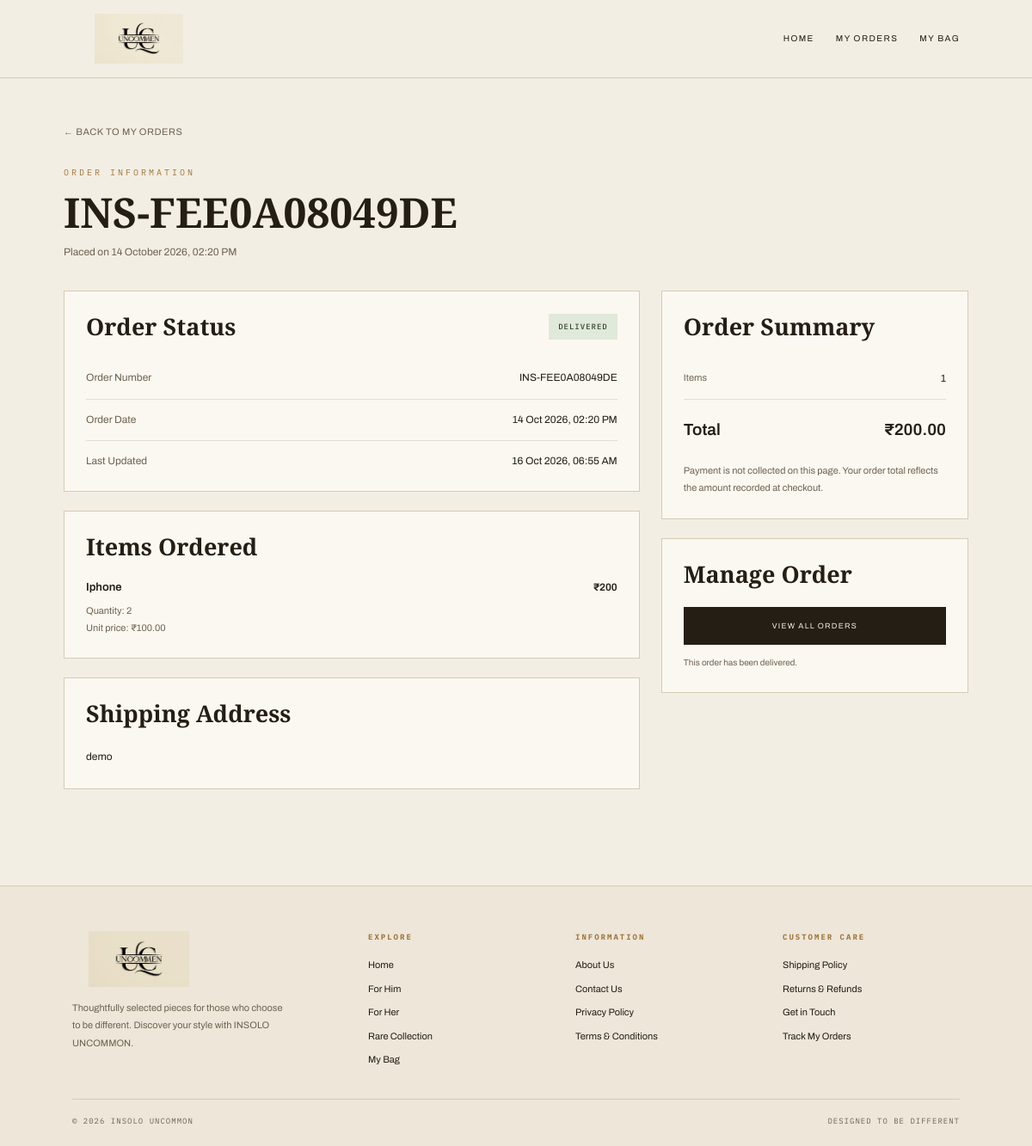
Page /my-orders/INS-FEE0A08049DE/ (signed in) on the committed database.
### customer/models.py (models this page shows, shortened)
class Order(models.Model):
    STATUS_CHOICES = [
        ("PENDING", "Pending"),
        ("CONFIRMED", "Confirmed"),
        ("SHIPPED", "Shipped"),
        ("DELIVERED", "Delivered"),
        ("CANCELLED", "Cancelled"),
    ]
    customer = models.ForeignKey(
        Customer,
        on_delete=models.CASCADE,
        related_name="orders",
    )
    order_number = models.CharField(max_length=30, unique=True)
    total_amount = models.DecimalField(max_digits=10, decimal_places=2)
    status = models.CharField(
        max_length=20,
        choices=STATUS_CHOICES,
        default="PENDING",
    )
    shipping_address = models.TextField()
    created_at = models.DateTimeField(auto_now_add=True)
    updated_at = models.DateTimeField(auto_now=True)

class OrderItem(models.Model):
    order = models.ForeignKey(
        Order,
        on_delete=models.CASCADE,
        related_name="items",
    )
    product = models.ForeignKey(
        'admin_panel.Product',
        on_delete=models.PROTECT,
    )
    quantity = models.PositiveIntegerField()
    price = models.DecimalField(max_digits=10, decimal_places=2)

### admin_panel/models.py (models this page shows, shortened)
class Product(models.Model):
    category = models.ForeignKey(
        Category,
        on_delete=models.PROTECT,
        related_name='products'
    )
    product_name = models.CharField(max_length=150)
    description = models.TextField(blank=True)
    price = models.DecimalField(
        max_digits=10,
        decimal_places=2
    )
    stock = models.PositiveIntegerField(default=0)
    image = models.ImageField(
        upload_to='products/',
        blank=True,
        null=True
    )
    is_rare = models.BooleanField(default=False)
    is_limited = models.BooleanField(default=False)
    created_at = models.DateTimeField(auto_now_add=True)

### customer/views.py (the view)
def order_detail(request, order_number):
    customer = get_logged_in_customer(request)
    if not customer:
        return redirect("login")
    order = get_object_or_404(
        Order.objects.prefetch_related("items__product"),
        order_number=order_number,
        customer=customer,
    )
    return render(request, "customer/order_detail.html", {
        "customer": customer,
        "order": order,
    })

### customer/views.py (called while the page is built)
def get_logged_in_customer(request):
    customer_id = request.session.get("customer_id")
    if not customer_id:
        return None
    return Customer.objects.filter(id=customer_id).first()

### templates/customer/order_detail.html (shortened to what this page needs)
{% load static %}
<!DOCTYPE html>
<html lang="en">
<head>
</head>
<body>
<header class="site-header">
    <a href="{% url 'customer_home' %}" class="brand" aria-label="INSOLO UNCOMMON home">
        <img
            src="{% static 'customer/images/uncommon-logo.jpeg' %}"
            alt="INSOLO UNCOMMON"
        >
    </a>
    <nav class="site-nav" aria-label="Main navigation">
        <a href="{% url 'customer_home' %}">HOME</a>
        <a href="{% url 'my_orders' %}">MY ORDERS</a>
        <a href="{% url 'bag_view' %}">MY BAG</a>
    </nav>
</header>
<main class="container">
    <a href="{% url 'my_orders' %}" class="back-link">
        &larr; BACK TO MY ORDERS
    </a>
    <p class="eyebrow">ORDER INFORMATION</p>
    <h1>{{ order.order_number }}</h1>
    <p class="subtitle">
        Placed on {{ order.created_at|date:"d F Y, h:i A" }}
    </p>
    <div class="layout">
        <section>
            <div class="panel">
                <div class="status-row">
                    <h2 class="panel-title" style="margin-bottom: 0;">
                        Order Status
                    </h2>
                    <span class="status
                        {% if order.status == 'PENDING' %}status-pending
                        {% elif order.status == 'CONFIRMED' %}status-confirmed
                        {% elif order.status == 'SHIPPED' %}status-shipped
                        {% elif order.status == 'DELIVERED' %}status-delivered
                        {% elif order.status == 'CANCELLED' %}status-cancelled
                        {% endif %}">
                        {{ order.get_status_display|upper }}
                    </span>
                </div>
                <div class="info-row">
                    <span class="info-label">Order Number</span>
                    <span class="info-value">{{ order.order_number }}</span>
                </div>
                <div class="info-row">
                    <span class="info-label">Order Date</span>
                    <span class="info-value">
                        {{ order.created_at|date:"d M Y, h:i A" }}
                    </span>
                </div>
                <div class="info-row">
                    <span class="info-label">Last Updated</span>
                    <span class="info-value">
                        {{ order.updated_at|date:"d M Y, h:i A" }}
                    </span>
                </div>
            </div>
            <div class="panel">
                <h2 class="panel-title">Items Ordered</h2>
                {% for item in order.items.all %}
                    <div class="product">
                        <div>
                            <div class="product-name">
                                {{ item.product.product_name }}
                            </div>
                            <div class="product-meta">
                                Quantity: {{ item.quantity }}<br>
                                Unit price: ₹{{ item.price|floatformat:2 }}
                            </div>
                        </div>
                        <div class="product-price">
                            ₹{% widthratio item.price 1 item.quantity %}
                        </div>
                    </div>
                {% empty %}
                    <p class="muted">No items were found for this order.</p>
                {% endfor %}
            </div>
            <div class="panel">
                <h2 class="panel-title">Shipping Address</h2>
                <p class="address">
                    {{ order.shipping_address|linebreaksbr }}
                </p>
            </div>
        </section>
        <aside>
            <div class="panel">
                <h2 class="panel-title">Order Summary</h2>
                <div class="summary-row">
                    <span class="muted">Items</span>
                    <span>{{ order.items.count }}</span>
                </div>
                <div class="summary-row total-row">
                    <span>Total</span>
                    <span>₹{{ order.total_amount|floatformat:2 }}</span>
                </div>
                <p class="muted" style="line-height: 1.8; margin-top: 10px;">
                    Payment is not collected on this page. Your order total
                    reflects the amount recorded at checkout.
                </p>
            </div>
            <div class="panel">
                <h2 class="panel-title">Manage Order</h2>
                <a href="{% url 'my_orders' %}" class="primary-button">
                    VIEW ALL ORDERS
                </a>
                {% if order.status == 'PENDING' %}
                    <form
                        method="POST"
                        action="{% url 'cancel_order' order.order_number %}"
                        class="cancel-form"
                    >
                        {% csrf_token %}
                        <button type="submit" class="cancel-button">
                            CANCEL ORDER
                        </button>
                    </form>
                    <p class="cancel-note">
                        You can cancel this order while its status is Pending.
                        Once it is confirmed or processed, cancellation will
                        no longer be available.
                    </p>
                {% else %}
                    <p class="cancel-note">
                        {% if order.status == 'CANCELLED' %}
                            This order has been cancelled.
                        {% elif order.status == 'CONFIRMED' %}
                            This order is confirmed and can no longer be
                            cancelled through this page.
                        {% elif order.status == 'SHIPPED' %}
                            This order has shipped and can no longer be
                            cancelled through this page.
                        {% elif order.status == 'DELIVERED' %}
                            This order has been delivered.
                        {% endif %}
                    </p>
                {% endif %}
            </div>
        </aside>
    </div>
</main>
<footer class="site-footer">
    <div class="footer-main">
        <div class="footer-brand">
            <a href="{% url 'customer_home' %}" aria-label="INSOLO UNCOMMON home">
                <img
                    src="{% static 'customer/images/uncommon-logo.jpeg' %}"
                    alt="INSOLO UNCOMMON"
                    loading="lazy"
                >
            </a>
            <p>
                Thoughtfully selected pieces for those who choose to be different.
                Discover your style with INSOLO UNCOMMON.
            </p>
        </div>
        <div>
            <h3 class="footer-heading">EXPLORE</h3>
            <div class="footer-links">
                <a href="{% url 'customer_home' %}">Home</a>
                <a href="{% url 'section_products' 'HIM' %}">For Him</a>
                <a href="{% url 'section_products' 'HER' %}">For Her</a>
                <a href="{% url 'section_products' 'RARE' %}">Rare Collection</a>
                <a href="{% url 'bag_view' %}">My Bag</a>
            </div>
        </div>
        <div>
            <h3 class="footer-heading">INFORMATION</h3>
            <div class="footer-links">
                <button type="button" data-open-legal="about-modal">About Us</button>
                <button type="button" data-open-legal="contact-modal">Contact Us</button>
                <button type="button" data-open-legal="privacy-modal">Privacy Policy</button>
                <button type="button" data-open-legal="terms-modal">Terms &amp; Conditions</button>
            </div>
        </div>
        <div>
            <h3 class="footer-heading">CUSTOMER CARE</h3>
            <div class="footer-links">
                <button type="button" data-open-legal="shipping-modal">Shipping Policy</button>
                <button type="button" data-open-legal="refund-modal">Returns &amp; Refunds</button>
                <button type="button" data-open-legal="contact-modal">Get in Touch</button>
                <a href="{% url 'my_orders' %}">Track My Orders</a>
            </div>
        </div>
    </div>
    <div class="footer-bottom">
        <span>&copy; {% now "Y" %} INSOLO UNCOMMON</span>
        <span>DESIGNED TO BE DIFFERENT</span>
    </div>
</footer>
</body>
</html>

### rows in the picture
Order: order_number "INS-FEE0A08049DE", created_at "14 October 2026, 02:20 PM", status "DELIVERED", created_at "14 Oct 2026, 02:20 PM", updated_at "16 Oct 2026, 06:55 AM", shipping_address "demo", items.count "1", total_amount "200.00"
OrderItem: product.product_name "Iphone", quantity "2", price "100.00", price+quantity "200"
